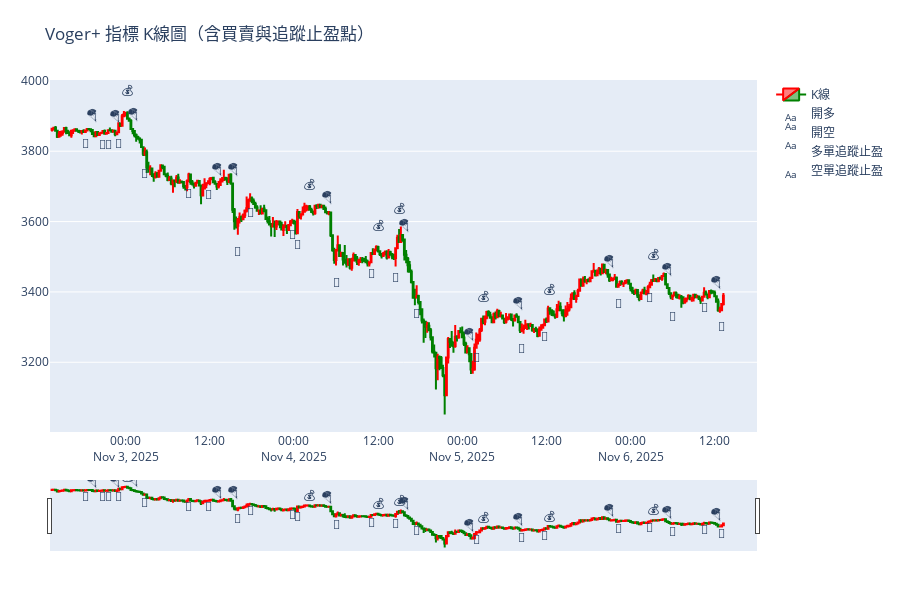

Notebook code for this chart:
### Code cell
import plotly.graph_objects as go
import pandas as pd
import numpy as np

# === 確保資料對齊 ===
kline = kline.reset_index(drop=True)
signal = pd.Series(signal).reset_index(drop=True)
if len(kline) != len(signal):
    print(f"⚠️ K線資料與信號長度不符 ({len(kline)} vs {len(signal)}), 以最短長度對齊")
    min_len = min(len(kline), len(signal))
    kline = kline.iloc[-min_len:].reset_index(drop=True)
    signal = signal.iloc[-min_len:].reset_index(drop=True)

kline['signal'] = signal

# === 建立圖表 ===
fig = go.Figure()

# --- K 線圖 ---
fig.add_trace(go.Candlestick(
    x=kline['timestamp'],
    open=kline['open'],
    high=kline['high'],
    low=kline['low'],
    close=kline['close'],
    name='K線',
    increasing_line_color='red',
    decreasing_line_color='green'
))

# --- 買入 (🚀) ---
buy_signals = kline[kline['signal'] == 1]
fig.add_trace(go.Scatter(
    x=buy_signals['timestamp'],
    y=buy_signals['low'] * 0.995,
    mode='text',
    text=['🚀'] * len(buy_signals),
    textposition="bottom center",
    name='開多'
))

# --- 賣出 (🪂) ---
sell_signals = kline[kline['signal'] == -1]
fig.add_trace(go.Scatter(
    x=sell_signals['timestamp'],
    y=sell_signals['high'] * 1.005,
    mode='text',
    text=['🪂'] * len(sell_signals),
    textposition="top center",
    name='開空'
))

# --- 多單追蹤止盈出場 (💰) ---
tp_long = kline[kline['signal'] == 2]
fig.add_trace(go.Scatter(
    x=tp_long['timestamp'],
    y=tp_long['high'] * 1.01,
    mode='text',
    text=['💰'] * len(tp_long),
    textposition="top center",
    name='多單追蹤止盈'
))

# --- 空單追蹤止盈出場 (💸) ---
tp_short = kline[kline['signal'] == -2]
fig.add_trace(go.Scatter(
    x=tp_short['timestamp'],
    y=tp_short['low'] * 0.99,
    mode='text',
    text=['💸'] * len(tp_short),
    textposition="bottom center",
    name='空單追蹤止盈'
))

# --- 外觀設定 ---
fig.update_layout(
    title='Voger+ 指標 K線圖（含買賣與追蹤止盈點）',
    xaxis_rangeslider_visible=True,
    height=600,
    margin=dict(l=50, r=50, t=80, b=50),
    template='plotly',
    xaxis=dict(showgrid=False),
    yaxis=dict(showgrid=True)
)

fig.show()

### Figure 1 — Plotly figure (JSON) as saved in the notebook; plotly's stock layout.template omitted (floating-point values rounded to 4 significant figures; data arrays with more than 128 entries replaced by an {"elided": "..."} marker saying what was removed)
{"data": [{"close": {"elided": "384 float values"}, "decreasing": {"line": {"color": "green"}}, "high": {"elided": "384 float values"}, "increasing": {"line": {"color": "red"}}, "low": {"elided": "384 float values"}, "name": "K線", "open": {"elided": "384 float values"}, "type": "candlestick", "x": {"elided": "384 str values"}}, {"mode": "text", "name": "開多", "text": ["🚀", "🚀", "🚀", "🚀", "🚀", "🚀", "🚀", "🚀", "🚀", "🚀", "🚀", "🚀", "🚀", "🚀", "🚀"], "textposition": "bottom center", "type": "scatter", "x": ["2025-11-02T18:15:00.000000000", "2025-11-02T20:45:00.000000000", "2025-11-02T21:30:00.000000000", "2025-11-02T23:00:00.000000000", "2025-11-03T09:00:00.000000000", "2025-11-03T11:45:00.000000000", "2025-11-03T17:45:00.000000000", "2025-11-03T23:45:00.000000000", "2025-11-04T00:30:00.000000000", "2025-11-04T11:00:00.000000000", "2025-11-04T14:30:00.000000000", "2025-11-05T02:00:00.000000000", "2025-11-05T11:45:00.000000000", "2025-11-06T02:45:00.000000000", "2025-11-06T10:30:00.000000000"], "y": [3834.0, 3833.0, 3833.0, 3835.0, 3693.0, 3689.0, 3638.0, 3576.0, 3549.0, 3465.0, 3455.0, 3225.0, 3286.0, 3396.0, 3368.0]}, {"mode": "text", "name": "開空", "text": ["🪂", "🪂", "🪂", "🪂", "🪂", "🪂", "🪂", "🪂", "🪂", "🪂", "🪂", "🪂"], "textposition": "top center", "type": "scatter", "x": ["2025-11-02T19:15:00.000000000", "2025-11-02T22:30:00.000000000", "2025-11-03T01:00:00.000000000", "2025-11-03T13:00:00.000000000", "2025-11-03T15:15:00.000000000", "2025-11-04T04:45:00.000000000", "2025-11-04T15:45:00.000000000", "2025-11-05T01:00:00.000000000", "2025-11-05T08:00:00.000000000", "2025-11-05T21:00:00.000000000", "2025-11-06T05:15:00.000000000", "2025-11-06T12:15:00.000000000"], "y": [3880.0, 3878.0, 3883.0, 3728.0, 3727.0, 3648.0, 3567.0, 3257.0, 3346.0, 3467.0, 3442.0, 3406.0]}, {"mode": "text", "name": "多單追蹤止盈", "text": ["💰", "💰", "💰", "💰", "💰", "💰", "💰"], "textposition": "top center", "type": "scatter", "x": ["2025-11-03T00:15:00.000000000", "2025-11-04T02:15:00.000000000", "2025-11-04T12:00:00.000000000", "2025-11-04T15:00:00.000000000", "2025-11-05T03:00:00.000000000", "2025-11-05T12:30:00.000000000", "2025-11-06T03:15:00.000000000"], "y": [3952.0, 3684.0, 3567.0, 3615.0, 3367.0, 3387.0, 3484.0]}, {"mode": "text", "name": "空單追蹤止盈", "text": ["💸", "💸", "💸", "💸", "💸", "💸", "💸", "💸"], "textposition": "bottom center", "type": "scatter", "x": ["2025-11-03T02:45:00.000000000", "2025-11-03T16:00:00.000000000", "2025-11-04T06:00:00.000000000", "2025-11-04T17:30:00.000000000", "2025-11-05T08:30:00.000000000", "2025-11-05T22:15:00.000000000", "2025-11-06T06:00:00.000000000", "2025-11-06T13:00:00.000000000"], "y": [3748.0, 3527.0, 3440.0, 3350.0, 3253.0, 3380.0, 3343.0, 3315.0]}], "layout": {"height": 600, "margin": {"b": 50, "l": 50, "r": 50, "t": 80}, "title": {"text": "Voger+ 指標 K線圖（含買賣與追蹤止盈點）"}, "xaxis": {"rangeslider": {"visible": true}, "showgrid": false}, "yaxis": {"showgrid": true}}}
